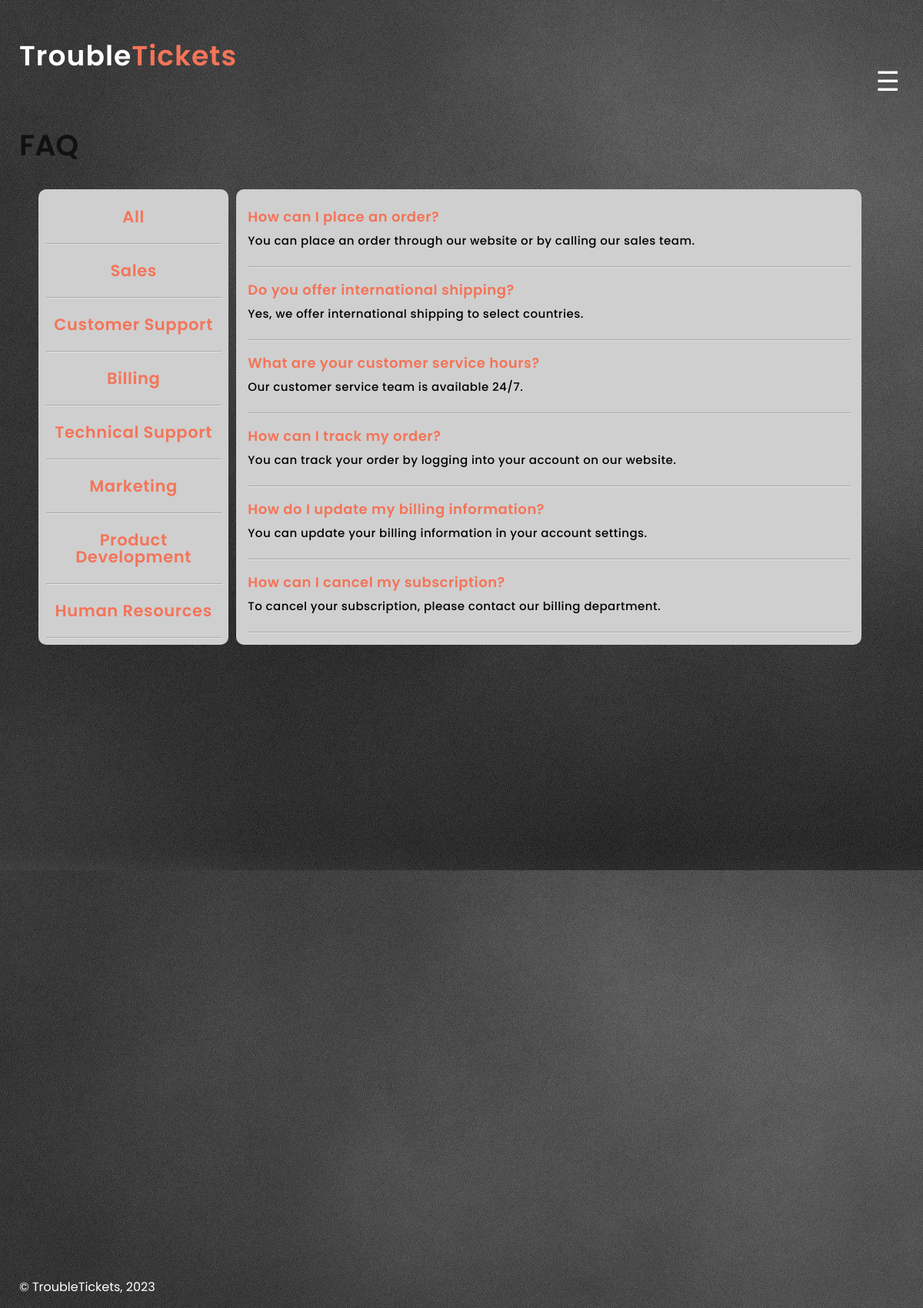
/pages/faq.php (signed in), run on the app's committed database.
### tables this page shows
CREATE TABLE DEPARTMENTS (
department_id INTEGER PRIMARY KEY AUTOINCREMENT,
department_name VARCHAR(255) NOT NULL
);

CREATE TABLE FAQS (
faq_id INTEGER PRIMARY KEY AUTOINCREMENT,
department_id INTEGER NOT NULL,
question VARCHAR(255) NOT NULL,
answer VARCHAR(255),
FOREIGN KEY(department_id) REFERENCES DEPARTMENTS(department_id)
);

### pages/faq.php (called while the page is built, shortened)
<?php
require_once(__DIR__ . '/../templates/normal.php');
require_once(__DIR__ . '/../templates/faq_template.php');
$session = new Session();
output_faq_page($session);
?>

### database/department.class.php (called while the page is built, shortened)
<?php
class Department
{
    public function __construct(int $id, string $name)
    {
        $this->id = $id;
        $this->name = (string) $name;
    }
    static function getDepartments(PDO $db, int $count): array
    {
        $stmt = $db->prepare('SELECT department_id, department_name FROM DEPARTMENTS LIMIT ?');
        $stmt->execute(array($count));
        $departments = array();
        while ($department = $stmt->fetch()) {
            $departments[] = new Department(
                $department['department_id'],
                $department['department_name']
            );
        }
        return $departments;
    }
}
?>

### database/faq.class.php (called while the page is built, shortened)
<?php
class FAQ
{
    public function __construct(int $id, int $department_id, string $question, string $answer)
    {
        $this->department_id = $department_id;
        $this->question = $question;
        $this->answer = $answer;
    }
    public static function getFAQS(PDO $db, int $count): array
    {
        $stmt = $db->prepare('SELECT faq_id, department_id, question, answer FROM FAQS LIMIT ?');
        $stmt->execute(array($count));
        $faqs = array();
        while ($faq = $stmt->fetch()) {
            $faqs[] = new FAQ(
                $faq['faq_id'],
                $faq['department_id'],
                $faq['question'],
                $faq['answer']
            );
        }
        return $faqs;
    }
}
?>

### templates/faq_template.php (the view, shortened to what this page needs)
<?php
function output_faq_page(Session $session)
{
?>
  <?php
  require_once(__DIR__ . '/../database/connection.db.php');
  require_once(__DIR__ . '/../database/department.class.php');
  $db = getDataBaseConnection(); ?>
  <section id='full-faq' class='full-faq'>
    <h2>FAQ</h2>
    <section id="faq" class="faq">
      <?php output_departments($session); ?>
      <?php output_faq();
      ?>
    </section>
  </section>
<?php
}
?>
<?php
function output_departments(Session $session)
{
  require_once(__DIR__ . '/../database/connection.db.php');
  require_once(__DIR__ . '/../database/department.class.php');
  $db = getDatabaseConnection();
  $departments = Department::getDepartments($db, 10);
?>
  <div class="departments">
      <h3 data-dep-id='0'>All</h3>
      <hr>
    <?php
    foreach ($departments as $department) { ?>
      <h3 data-dep-id='<?php echo $department->id ?>'><?php echo $department->name ?></h3>
      <hr>
    <?php } ?>
  </div>
<?php
}
?>
<?php
function output_faq()
{
  require_once(__DIR__ . '/../database/connection.db.php');
  require_once(__DIR__ . '/../database/faq.class.php');
  $db = getDataBaseConnection();
  $faqs = FAQ::getFAQS($db, 20);
?>
  <div class='questions'>
    <?php
    foreach ($faqs as $faq) {   ?>
      <div class="question" data-faq-id='<?php echo $faq->department_id ?>'>
        <h4><?php echo $faq->question ?></h4>
        <p> <?php echo $faq->answer ?> </p>
        <hr>
      </div>
    <?php
    } ?>
  </div>
<?php
}
?>

### css/style.css (style rules this page uses)
* { max-width: 100%; max-height: 100%; }
html, body { background-image: url('/images/grey.jpg'); }
section { padding-left: 25px; padding-top: 15px; }
section h2 { color: #111111; margin: 0px; }
section h3 { color: #FFFFFF; }
section#full-faq div.departments { background-color: #CFCFCF; border-radius: 10px; }
section#full-faq div.questions { background-color: #CFCFCF; border-radius: 10px; padding-left: 15px; padding-right: 15px; width: 75%; }
section#full-faq div.questions .question h4 { word-wrap: break-word; margin: 0px; padding-top: 10px; padding-bottom: 10px; color: #F47458; }
section#full-faq div.questions .question p { word-wrap: break-word; margin: 0px; padding-bottom: 15px; }
section#full-faq div.departments h3 { background-color: #cFcFcF; color: #F47458; padding-top: 15px; padding-bottom: 15px; margin: 3px; text-align: center; }
section#full-faq div.departments h3:first-child { margin-top: 10px; }
section#full-faq div.questions div.question:first-child { margin-top: 15px; }
hr { opacity: 70%; width: 100%; }

### css/text.css (style rules this page uses)
* { font-family: 'Poppins', sans-serif; font-style: normal; }
section h2 { font-weight: 600; font-size: 38px; line-height: 84px; }
section h3 { font-weight: 600; font-size: 21px; line-height: 22px; letter-spacing: 0.03em; }
section p { font-weight: 600; font-size: 17px; line-height: 20px; letter-spacing: 0.03em; }
h4 { font-weight: 600; font-size: 18px; line-height: 22px; letter-spacing: 0.03em; }
div.questions p { font-weight: 500; font-size: 15px; line-height: 20px; letter-spacing: 0.03em; }

### css/layout.css (style rules this page uses)
body { display: grid; grid-template-columns: 75% 10% 15%; grid-template-rows: 0.7fr 1fr 1fr 5.5fr 0.8fr; max-width: 120em; min-width: 20em; margin: 0 auto; max-height: 100%; min-height: 100vh; overflow-x: hidden; overflow-y: auto; }
section { display: flex; flex-direction: column; grid-column: 1/-1; grid-row: 2/5; }
section#faq { display: flex; flex-direction: row; gap: 10px; height: 90%; }
section#full-faq div.departments { height: 37em; padding-left: 10px; padding-right: 10px; overflow-y: auto; }
section#full-faq div.questions { height: 37em; overflow-y: auto; margin-right: 80px; }

### data on the page
departments: department_name "Sales"
departments: department_name "Customer Support"
departments: department_name "Billing"
departments: department_name "Technical Support"
departments: department_name "Marketing"
departments: department_name "Product Development"
departments: department_name "Human Resources"
faqs: question "How can I place an order?", answer "You can place an order through our website or by calling our sales team."
faqs: question "Do you offer international shipping?", answer "Yes, we offer international shipping to select countries."
faqs: question "What are your customer service hours?", answer "Our customer service team is available 24/7."
faqs: question "How can I track my order?", answer "You can track your order by logging into your account on our website."
faqs: question "How do I update my billing information?", answer "You can update your billing information in your account settings."
faqs: question "How can I cancel my subscription?", answer "To cancel your subscription, please contact our billing department."
